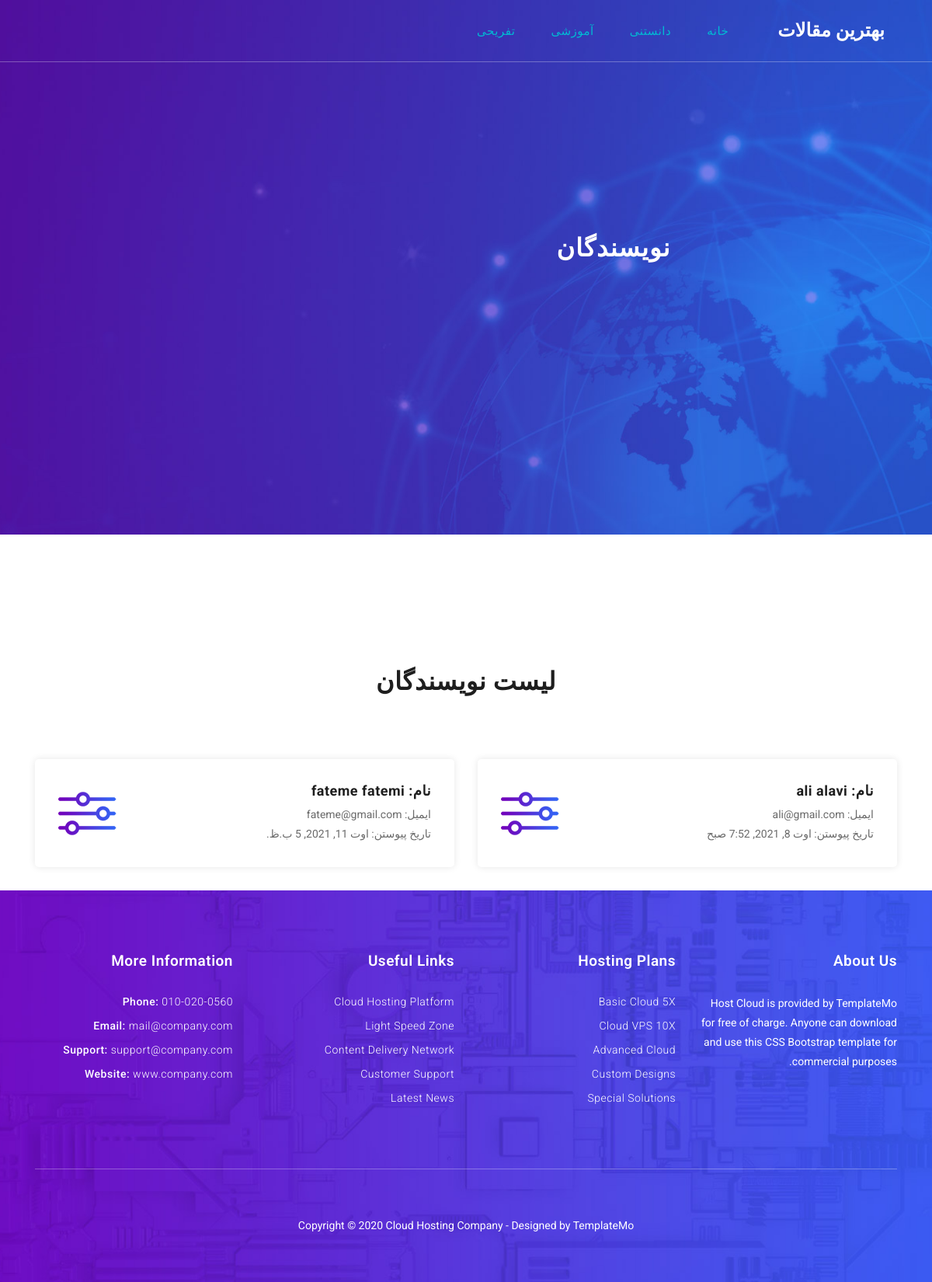
Screenshot of /authors/ with the database file from the repository.
### blog/models.py (models this page shows, shortened)
class Category(models.Model):
    parent = models.ForeignKey('self', default=None, null=True,
                               blank=True, on_delete=models.SET_NULL,
                               related_name='children', verbose_name='زیردسته')
    title = models.CharField(max_length=30, verbose_name='عنوان')
    slug = models.SlugField(max_length=100, unique=True, verbose_name='شناسه')
    status = models.BooleanField(default=True, verbose_name='آیا نمایش داده شود؟')
    position = models.IntegerField(verbose_name='مکان/اولویت')
    class Meta:
        verbose_name = "دسته بندی"
        verbose_name_plural = "دسته بندی ها"
        ordering = ['position']

### blog/views.py (the view)
# urls.py: path('authors/', authors, name="authors"),
def authors(request):
    context = {
        "authors": User.objects.all()
    }
    return render(request, "blog/authors_list.html", context)

### blog/templatetags/base_tags.py (called while the page is built)
@register.simple_tag
def title():
    return "بهترین مقالات"

@register.inclusion_tag("blog/partials/category_nav.html")
def category_nav():
    return {
        "categories": Category.objects.filter(status=True)
    }

### blog/templates/blog/authors_list.html (shortened to what this page needs)
{% extends 'blog/base.html' %}
{% load static %}
  {% block content %}
    <div class="banner">
      <div class="container">
        <div class="row">
          <div class="col-md-8 offset-md-2">
            <div class="header-text caption">
              <h2> نویسندگان </h2>
            </div>
          </div>
        </div>
      </div>
    </div>
    <div class="features-section">
      <div class="container">
        <div class="row">
          <div class="col-md-12">
            <div class="section-heading">
              <h2>لیست نویسندگان</h2>
            </div>
          </div>
          {% for author in authors %}
            <div class="col-md-6">
              <div class="feature-item">
                <div class="icon">
                  <img src="{% static 'blog/assets/images/feature-01.png'%}" alt="">
                </div>
                <a href="#"><h4>نام: {{author.get_full_name}}</h4></a>
                <p>ایمیل: {{author.email}}</p>
                <p>تاریخ پیوستن: {{author.date_joined}}</p>
              </div>
            </div>
          {% endfor %}
        </div>
      </div>
    </div>
  {% endblock content %}

### blog/templates/blog/partials/category_nav.html (shortened to what this page needs)
<div class="collapse navbar-collapse" id="navbarResponsive">
  <ul class="navbar-nav ml-auto">
    <li class="nav-item active">
      <a class="nav-link" href="{% url 'blog:home' %}"
        >خانه
      </a>
    </li>
    {% for category in categories %} {% if category.parent == None %}
    <li class="nav-item active">
      <a class="nav-link" href="{% url 'blog:category' category.slug %}">{{category.title}}</a>
    </li>
    {% endif %} {% endfor %}
  </ul>
</div>

### blog/static/blog/assets/css/templatemo-host-cloud.css (style rules this page uses)
body { font-family: 'Roboto', sans-serif; transition: all 0.5s; }
p { margin-bottom: 0px; font-size: 14px; color: #6a6a6a; line-height: 25px; }
a { text-decoration: none!important; }
.section-heading { margin-bottom: 80px; }
.section-heading h2 { color: #1e1e1e; font-size: 32px; font-weight: 700; letter-spacing: 0.5px; margin-top: 10px; margin-bottom: 15px; }
#navbarResponsive { z-index: 999; }
.navbar-collapse { text-align: center; }
.navbar .navbar-nav .nav-item { margin: 0px 15px; }
.navbar .navbar-nav a.nav-link { text-transform: capitalize; font-size: 15px; font-weight: 300; letter-spacing: 0.5px; color: #fff; transition: all 0.5s; margin-top: 5px; }
.navbar .navbar-nav .nav-link:hover, .navbar .navbar-nav .active>.nav-link, .navbar .navbar-nav .nav-link.active, .navbar .navbar-nav .nav-link.show, .navbar .navbar-nav .show>.nav-link { color: #00bcd4; }
.banner { background-image: url(../images/banner-bg.jpg); background-size: cover; background-repeat: no-repeat; padding: 300px 0px; background-position: center center; }
.banner .caption { text-align: center; }
.banner .caption h2 { text-transform: uppercase; letter-spacing: 1px; margin-top: 0px; margin-bottom: 50px; font-size: 32px; font-weight: 700; color: #fff; }
.features-section { margin-top: 160px; }
.features-section .section-heading { text-align: center; }
.features-section .section-heading h2 { color: #1e1e1e; }
.features-section .feature-item { box-shadow: 0px 0px 10px rgba(0,0,0,0.1); border-radius: 5px; padding: 30px; margin-bottom: 30px; }
.features-section .feature-item .icon { float: left; margin-top: 12px; }
.features-section .feature-item .icon img { max-width: 80px; margin-right: 30px; }
.features-section .feature-item h4 { font-size: 18px; color: #1e1e1e; letter-spacing: 0.5px; font-weight: 700; }
.features-section .feature-item p { margin-left: 106px; }

### blog/static/blog/assets/css/rtl.css (style rules this page uses)
body { direction: rtl; text-align: right; }

### rows the page displays
Category: title "دانستنی"
Category: title "آموزشی"
Category: title "تفریحی"

### other values shown
{{ author.get_full_name }} "ali alavi"
{{ author.email }} "ali@gmail.com"
{{ author.date_joined }} "اوت 8, 2021, 7:52 صبح"
{{ author.get_full_name }} "fateme fatemi"
{{ author.email }} "fateme@gmail.com"
{{ author.date_joined }} "اوت 11, 2021, 5 ب.ظ."
